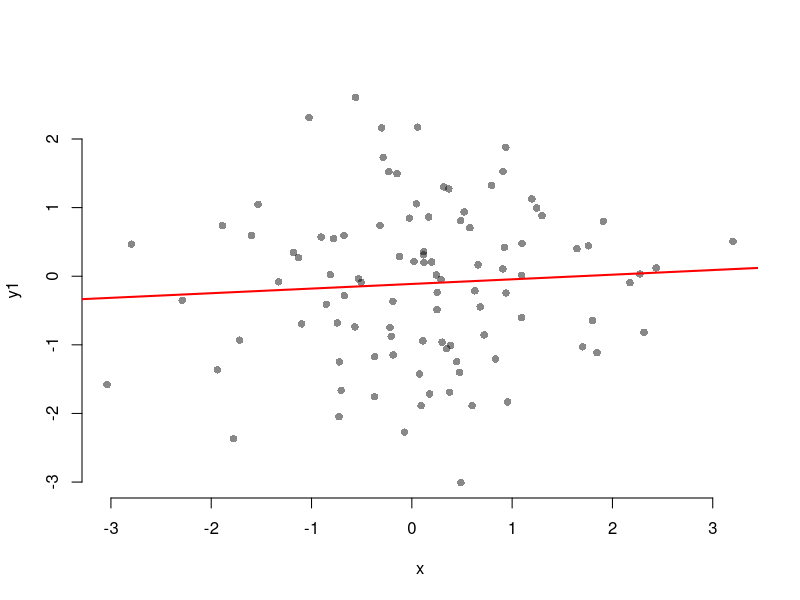
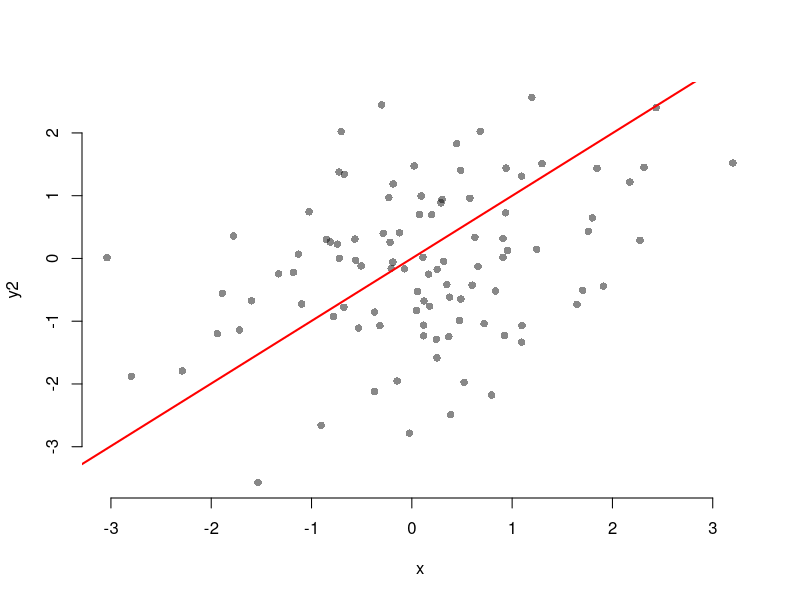
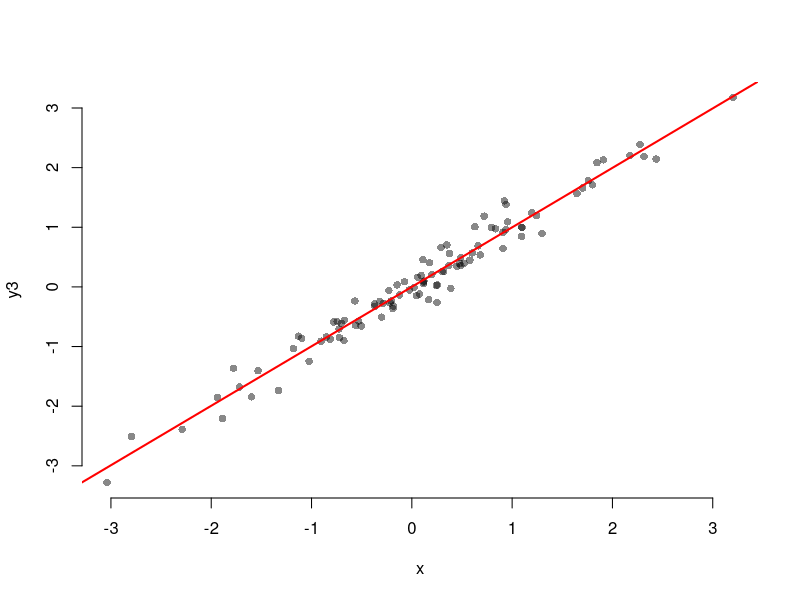
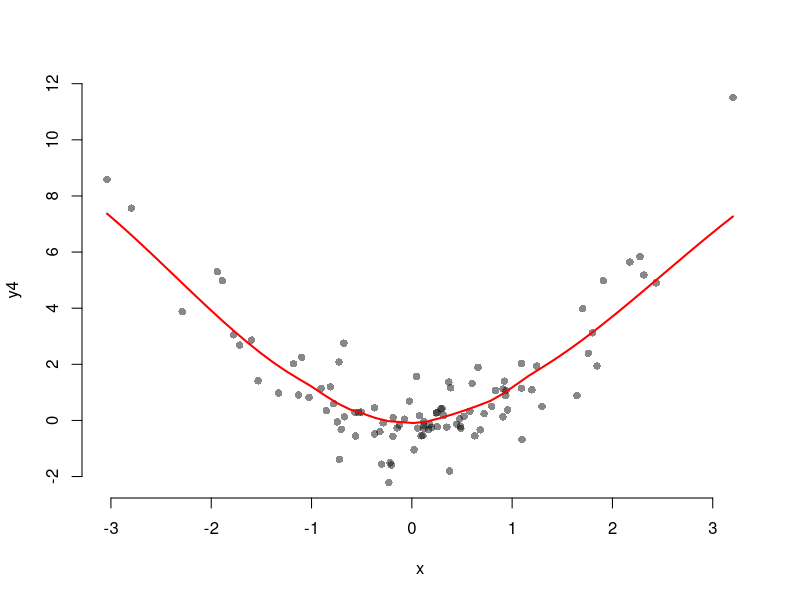
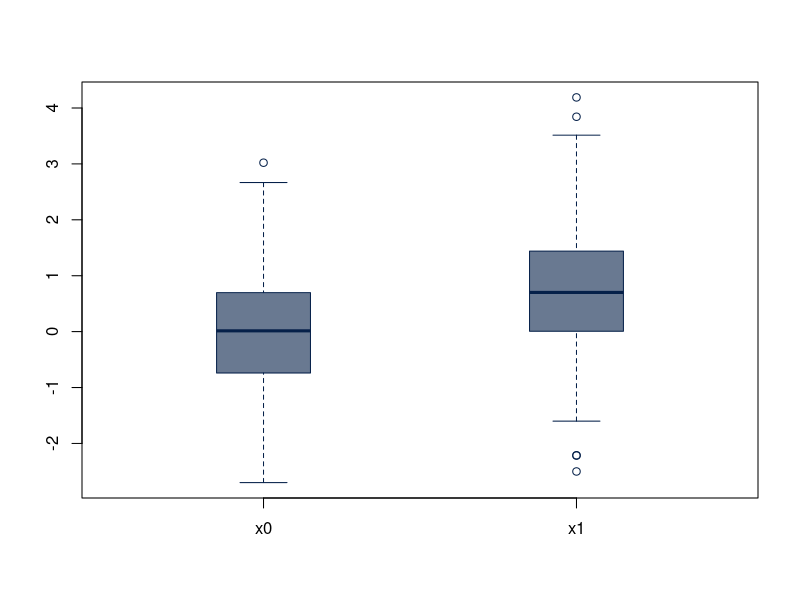
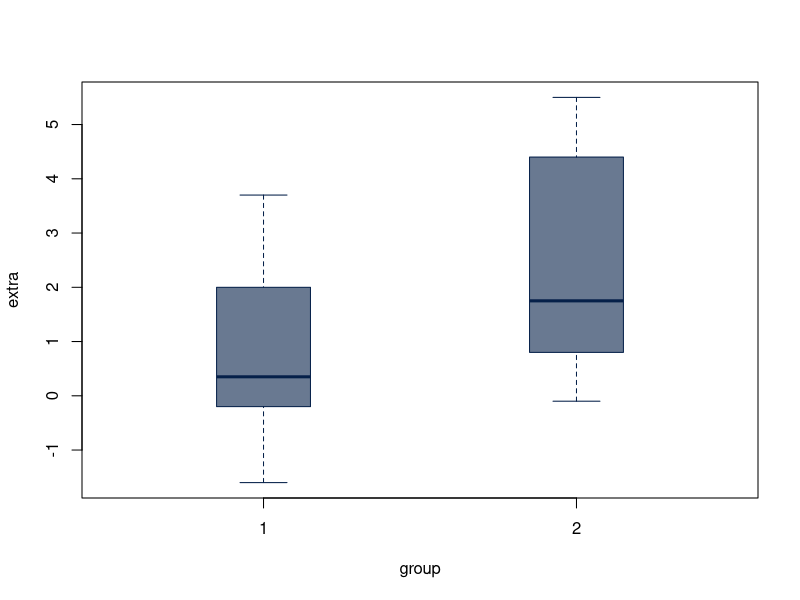
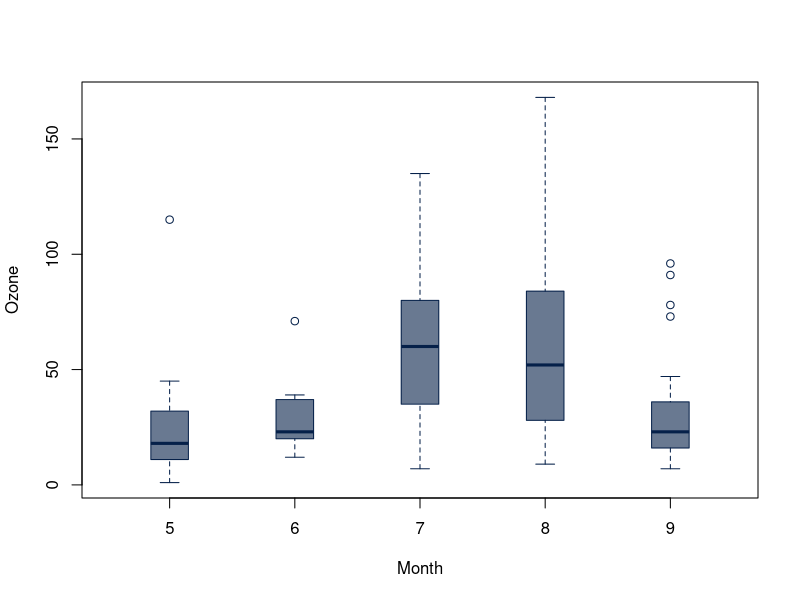
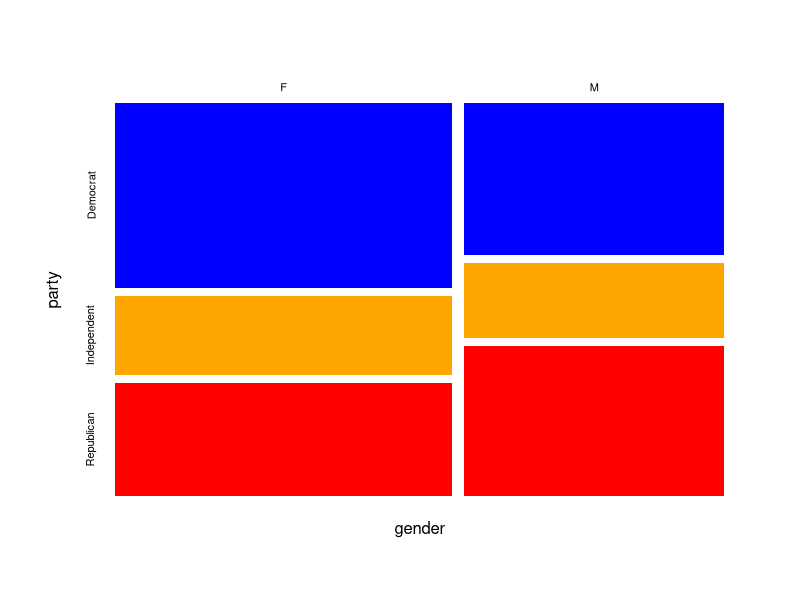

R code for these plots, in order:
## ---- chunk 1
knitr::opts_chunk$set(fig.width = 5, fig.height = 5,
                      comment = NA, cache = TRUE)
## ---- chunk 2
set.seed(2020)
x <- rnorm(100)
y1 <- .1 * x + rnorm(100)
y2 <- .3 * x + rnorm(100)
y3 <- x + rnorm(100)/5
y4 <- x^2 + rnorm(100)
## ---- chunk 3
plot(x, y1,
     col = "#00000077",
     pch = 16, bty = "none")
abline(lm(y1 ~ x), col = "red", lwd = 2)
## ---- chunk 4
plot(x, y2,
     col = "#00000077",
     pch = 16, bty = "none")
abline(lm(y3 ~ x), col = "red", lwd = 2)
## ---- chunk 5
plot(x, y3,
     col = "#00000077",
     pch = 16, bty = "none")
abline(lm(y3 ~ x), col = "red", lwd = 2)
## ---- chunk 6
scatter.smooth(x, y4,
               col = "#00000077",
               pch = 16, bty = "none",
               lpars = list(col = "red", lwd = 2))
## ---- chunk 7
cor.test(x, y1)
cor.test(x, y2)
cor.test(x, y3)
cor.test(x, y4)
## ---- chunk 8
set.seed(2021)
x0 <- rnorm(500)
x1 <- rnorm(500, mean = .7)
## ---- chunk 9
boxplot(x0, x1,
        col = "#05204999", border = "#052049",
        boxwex = .3, names = c("x0", "x1"))
## ---- chunk 10
t.test(x0)
## ---- chunk 11
t.test(x1)
## ---- chunk 12
boxplot(extra ~ group, sleep,
        col = "#05204999", border = "#052049",
        boxwex = .3)
## ---- chunk 13
t.test(extra ~ group, sleep)
## ---- chunk 14
## Hollander & Wolfe (1973), 29f.
## Hamilton depression scale factor measurements in 9 patients with
##  mixed anxiety and depression, taken at the first (x) and second
##  (y) visit after initiation of a therapy (administration of a
##  tranquilizer).
x <- c(1.83,  0.50,  1.62,  2.48, 1.68, 1.88, 1.55, 3.06, 1.30)
y <- c(0.878, 0.647, 0.598, 2.05, 1.06, 1.29, 1.06, 3.14, 1.29)
depression <- data.frame(first = x, second = y, change = y - x)
## ---- chunk 15
wilcox.test(depression$change)
## ---- chunk 16
x1 <- rnorm(500, 3, 1.5)
x2 <- rnorm(500, 5, 2)
wilcox.test(x1, x2)
## ---- chunk 17
wilcox.test(x, y, paired = TRUE)
## ---- chunk 18
wilcox.test(x, y, paired = TRUE, alternative = "greater")
## ---- chunk 19
## Hollander & Wolfe (1973), 116.
## Mucociliary efficiency from the rate of removal of dust in normal
##  subjects, subjects with obstructive airway disease, and subjects
##  with asbestosis.
x <- c(2.9, 3.0, 2.5, 2.6, 3.2) # normal subjects
y <- c(3.8, 2.7, 4.0, 2.4)      # with obstructive airway disease
z <- c(2.8, 3.4, 3.7, 2.2, 2.0) # with asbestosis
kruskal.test(list(x, y, z))
## ---- chunk 20
boxplot(Ozone ~ Month, data = airquality,
        col = "#05204999", border = "#052049",
        boxwex = .3)
## ---- chunk 21
kruskal.test(Ozone ~ Month, data = airquality)
## ---- chunk 22
M <- as.table(rbind(c(762, 327, 468), c(484, 239, 477)))
dimnames(M) <- list(gender = c("F", "M"),
                    party = c("Democrat","Independent", "Republican"))
(Xsq <- chisq.test(M))  # Prints test summary
Xsq$observed   # observed counts (same as M)
Xsq$expected   # expected counts under the null
Xsq$residuals  # Pearson residuals
Xsq$stdres     # standardized residuals
## ---- chunk 23
mosaicplot(M, color = c("blue", "orange", "red"), border = F, main = "")
## ---- chunk 24
mosaicplot(~gender + party, M, color = c("blue", "orange", "red"), border = F, main = "")
## ---- chunk 25
TeaTasting <- matrix(c(3, 1, 1, 3),
                     nrow = 2,
                     dimnames = list(Guess = c("Milk", "Tea"),
                                     Truth = c("Milk", "Tea")))
TeaTasting
## ---- chunk 26
fisher.test(TeaTasting, alternative = "greater")
## => p = 0.2429, association could not be established
## ---- chunk 27
Convictions <- matrix(c(2, 10, 15, 3), nrow = 2,
	              dimnames =
	       list(c("Dizygotic", "Monozygotic"),
		    c("Convicted", "Not convicted")))
Convictions
fisher.test(Convictions, alternative = "less")
fisher.test(Convictions, conf.int = FALSE)
fisher.test(Convictions, conf.level = 0.95)$conf.int
fisher.test(Convictions, conf.level = 0.99)$conf.int
## ---- chunk 28
mosaicplot(Convictions, color = c("red", "blue"), border = NA)
## ---- chunk 29
x1 <- rnorm(500, sd = 1)
x2 <- rnorm(400, sd = 1.5)
var.test(x1, x2)
## ---- chunk 30
boxplot(x1, x2,
        col = "#05204999", border = "#052049",
        boxwex = .3)
## ---- chunk 31
x <- rnorm(50, mean = 0, sd = 2)
y <- rnorm(30, mean = 1, sd = 1)
var.test(x, y)                  # Do x and y have the same variance?
var.test(lm(x ~ 1), lm(y ~ 1))  # same
## ---- chunk 32
plot(count ~ spray, data = InsectSprays)
## ---- chunk 33
bartlett.test(InsectSprays$count, InsectSprays$spray)
## ---- chunk 34
bartlett.test(count ~ spray, data = InsectSprays)
## ---- chunk 35
boxplot(count ~ spray, data = InsectSprays)
# works the same if you do plot(count ~ spray, data = InsectSprays)
fligner.test(InsectSprays$count, InsectSprays$spray)
fligner.test(count ~ spray, data = InsectSprays)
## ---- chunk 36
ramsay <- c(111, 107, 100, 99, 102, 106, 109, 108, 104, 99,
            101, 96, 97, 102, 107, 113, 116, 113, 110, 98)
jung.parekh <- c(107, 108, 106, 98, 105, 103, 110, 105, 104,
            100, 96, 108, 103, 104, 114, 114, 113, 108, 106, 99)
ansari.test(ramsay, jung.parekh)
## ---- chunk 37
x <- rnorm(40, sd = 1.5)
y <- rnorm(40, sd = 2.5)
ansari.test(x, y)
## ---- chunk 38
mood.test(x, y)
## ---- chunk 39
x1 <- rnorm(200, 0, 1)
x2 <- rnorm(200, -.5, 1.5)
ks.test(x1, x2)
## ---- chunk 40
set.seed(2021)
x <- rnorm(2000)
y1 <- .7 * x
y2 <- x + x^3
## ---- chunk 41
qqplot(rnorm(300), y1, pch = 16, col = "#00000077")
qqline(y1, col = "red", lwd = 2)
## ---- chunk 42
qqplot(rnorm(300), y2, pch = 16, col = "#00000077")
qqline(y2, col = "red", lwd = 2)
## ---- chunk 43
shapiro.test(y1)
shapiro.test(y2)
